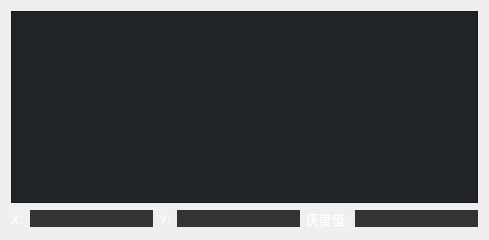
        <widget class="QWidget" name="page">
         <layout class="QGridLayout" name="gridLayout_12">
          <item row="1" column="0">
           <layout class="QHBoxLayout" name="horizontalLayout_58">
            <item>
             <widget class="QLabel" name="label_33">
              <property name="font">
               <font>
                <pointsize>10</pointsize>
               </font>
              </property>
              <property name="styleSheet">
               <string notr="true">color: rgb(255, 255, 255);</string>
              </property>
              <property name="text">
               <string>X:</string>
              </property>
             </widget>
            </item>
            <item>
             <widget class="QLineEdit" name="zuobiaoX1">
              <property name="font">
               <font>
                <pointsize>10</pointsize>
               </font>
              </property>
              <property name="styleSheet">
               <string notr="true">color: rgb(255, 255, 255);
border:none;
background-color: #333333;</string>
              </property>
             </widget>
            </item>
            <item>
             <widget class="QLabel" name="label_46">
              <property name="font">
               <font>
                <pointsize>10</pointsize>
               </font>
              </property>
              <property name="styleSheet">
               <string notr="true">color: rgb(255, 255, 255);</string>
              </property>
              <property name="text">
               <string>Y:</string>
              </property>
             </widget>
            </item>
            <item>
             <widget class="QLineEdit" name="zuobiaoY1">
              <property name="font">
               <font>
                <pointsize>10</pointsize>
               </font>
              </property>
              <property name="styleSheet">
               <string notr="true">color: rgb(255, 255, 255);
border:none;
background-color: #333333;</string>
              </property>
             </widget>
            </item>
            <item>
             <widget class="QLabel" name="label_50">
              <property name="font">
               <font>
                <pointsize>10</pointsize>
               </font>
              </property>
              <property name="styleSheet">
               <string notr="true">color: rgb(255, 255, 255);</string>
              </property>
              <property name="text">
               <string>灰度值:</string>
              </property>
             </widget>
            </item>
            <item>
             <widget class="QLineEdit" name="gray1">
              <property name="font">
               <font>
                <pointsize>10</pointsize>
               </font>
              </property>
              <property name="styleSheet">
               <string notr="true">color: rgb(255, 255, 255);
border:none;
background-color: #333333;</string>
              </property>
             </widget>
            </item>
           </layout>
          </item>
          <item row="0" column="0">
           <widget class="MyGraphicsView" name="mimage">
            <property name="styleSheet">
             <string notr="true">background-color: #202328;</string>
            </property>
            <property name="verticalScrollBarPolicy">
             <enum>Qt::ScrollBarAsNeeded</enum>
            </property>
            <property name="horizontalScrollBarPolicy">
             <enum>Qt::ScrollBarAsNeeded</enum>
            </property>
            <property name="sizeAdjustPolicy">
             <enum>QAbstractScrollArea::AdjustIgnored</enum>
            </property>
           </widget>
          </item>
         </layout>
        </widget>
